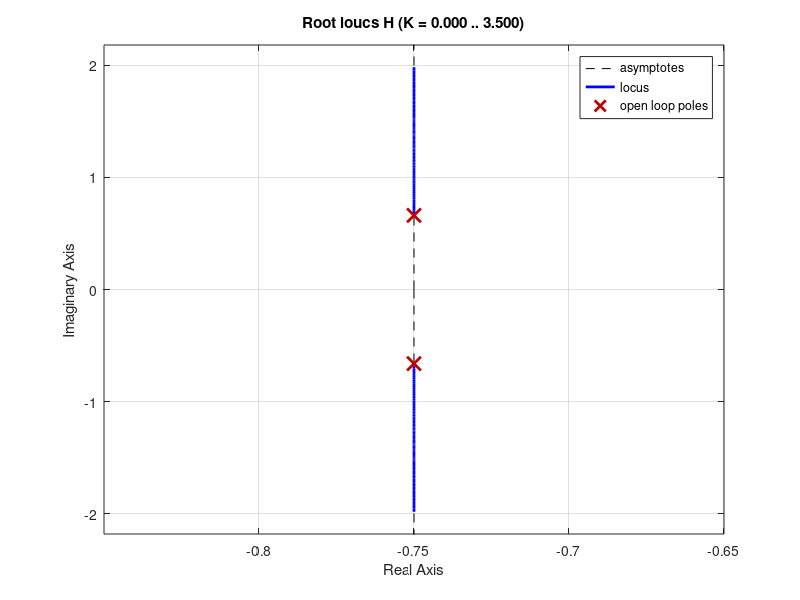
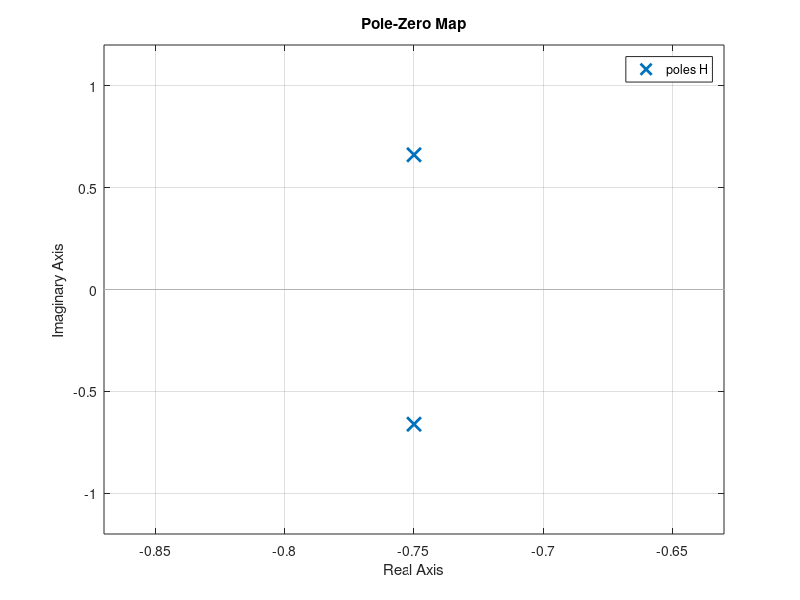
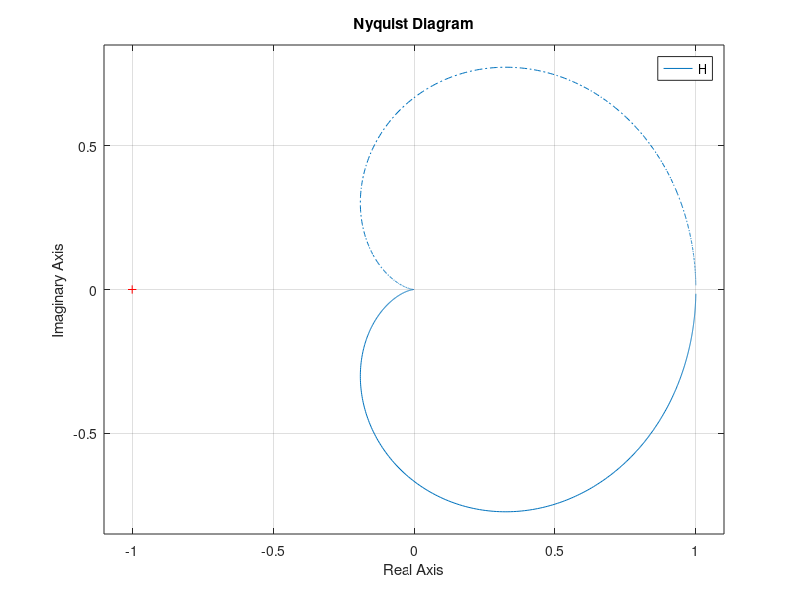

The MATLAB script that drew these images, in order:
clc;
clear all;

%D_cycle = 0.671;
%D_prime = 1-D_cycle;
%Cout=  250e-06;
%Rout=12;
%L = 200e-06;
%Vout = 60;
%Gdo= Vout/D_prime;
%Ggo=1/D_prime;
%Wz=(Rout*D_prime^2)/L ;
%Q=  D_prime*Rout*sqrt(Cout/L);
%Wo= D_prime/sqrt(L*Cout);
 



%H = tf( [-Gdo/Wz 1], [ (1/Wo)^2  1/(Q*Wo)  1] )


%bode(H, {2*pi ,30e3*2*pi} )


%ROOT LOCUS 
b= 1.5
num = [1];
den = [ 1 1*b 1]



H = tf(num,den);

figure
rlocus(H)
figure
pzmap(H)    %poles and zeros 
figure 
nyquist(H)
grid on 
